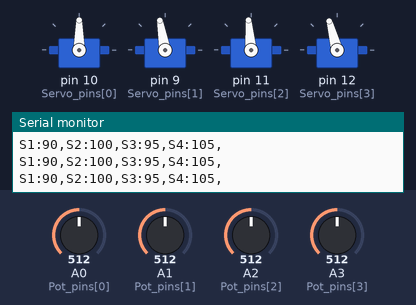
This sketch was run on a simulated Arduino Uno, built with avr-gcc and run on an emulated ATmega328P. Shown: 4 × servo, the last lines printed to the serial monitor. Inputs (shaded band) come from the test bench; at power-on: A0 (Pot_pins[0]) = 512, A1 (Pot_pins[1]) = 512, A2 (Pot_pins[2]) = 512, A3 (Pot_pins[3]) = 512.

Above: at 1.2 s.
1.3 s: A0 (Pot_pins[0]) set to 716
At 1.8 s:
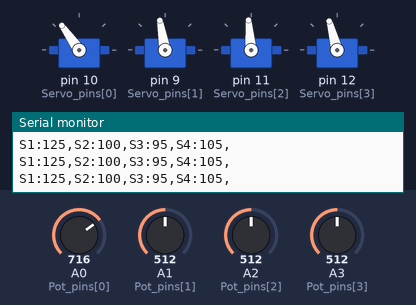
2.8 s: A1 (Pot_pins[1]) set to 716
At 4.0 s:
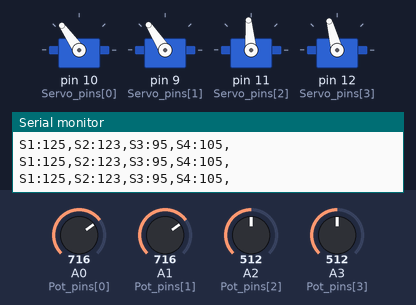
4.3 s: A2 (Pot_pins[2]) set to 716
At 5.3 s:
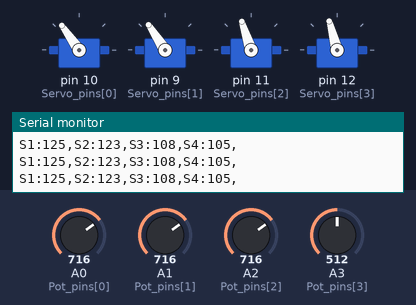
5.8 s: A3 (Pot_pins[3]) set to 460
At 6.7 s:
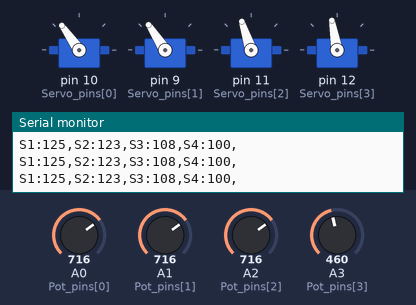
7.3 s: A3 (Pot_pins[3]) set to 441
At 7.7 s:
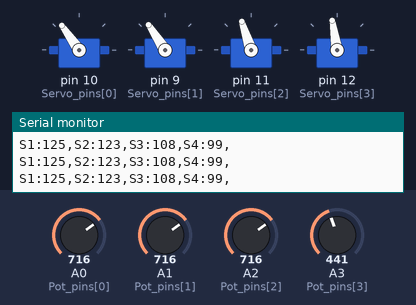
8.8 s: A0 (Pot_pins[0]) set to 992
At 10.0 s:
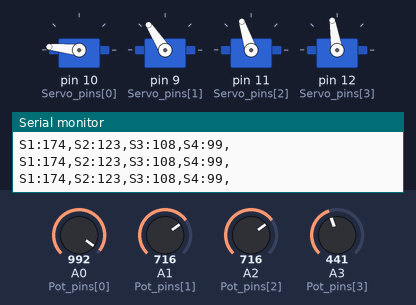
Timing chart, 0 to 11.3 s (numbered marks = the images above; inputs shaded):
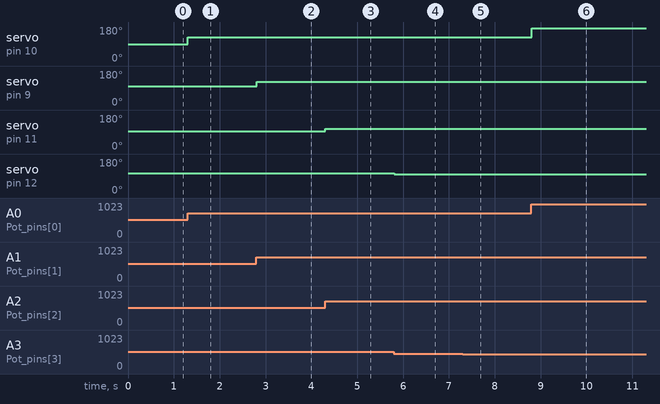

The sketch:

potentiometers_debug.ino
```cpp
// potentiometers 4 servos

#include <Servo.h>   //import library
#define Number_servos 4     //number of servos used
Servo myservo[Number_servos]; //activating servos
int Servo_pins[Number_servos] = { 10, 9, 11, 12 }; //define the pin we are going to use for the servos (servo 0, 1, 2, 3)
int Pot_pins[Number_servos] = { A0, A1, A2, A3 }; //define the pin we are going to use for the potentiometers (pot 0, 1, 2, 3)
int servoL[Number_servos] = { 0, 40, 60, 65 }; //Servo limits of the movement (Left)
int servoR[Number_servos] = { 180, 160, 130, 145 }; //Servo limits of the movement (Right)
int val[Number_servos] = { 90, 90, 90, 90 }; //angle of each servo
int tdelay = 10; //Delay between each reading of the potentiometers

void setup() {    //happens only when u turn it on
  Serial.begin(115200); //start serial communication (must match the Serial Monitor speed)
  for (int i = 0; i < Number_servos; i++) {  //loop from 1 to 4 servos for the (list)
    myservo[i].attach(Servo_pins[i]);  //loop from 1 to 4 to connect servo to pin
    myservo[i].write(val[i]);  //start every servo at 90
  }
}

void printPositions() {  //serial information for debug
  for (int i = 0; i < Number_servos; i++) {  //loop from 1 to 4 servos for the (list)
    Serial.print("S");  //print S for servo
    Serial.print(i + 1);   //print the number of the servo
    Serial.print(":");
    Serial.print(val[i]);  //print the angle of the servo
    Serial.print(",");
  }
  Serial.println();  //go to a new line after the 4 servos
}

void loop() {  // Loop that appends constantly
  for (int i = 0; i < Number_servos; i++) {    //loop from 1 to 4 servos for the (list)
    int potValue = analogRead(Pot_pins[i]);  //read the potentiometer (0 to 1023)
    val[i] = map(potValue, 0, 1023, servoL[i], servoR[i]);     //turn the reading into an angle between the left and right limits
    myservo[i].write(val[i]);   //upgrade servo to new position
  }
  printPositions();   //print the serial of the action done
  delay(tdelay);   //delay
}
```

Measured:
- after the input at 1.3 s, servo on pin 10 (Servo_pins[0]): 90° → 125° at once
- after the input at 2.8 s, servo on pin 9 (Servo_pins[1]): 100° → 123° at once
- after the input at 4.3 s, servo on pin 11 (Servo_pins[2]): 95° → 108° at once
- after the input at 5.8 s, servo on pin 12 (Servo_pins[3]): 105° → 100° at once
- after the input at 7.3 s, servo on pin 12 (Servo_pins[3]): 100° → 99° at once
- after the input at 8.8 s, servo on pin 10 (Servo_pins[0]): 125° → 174° at once
